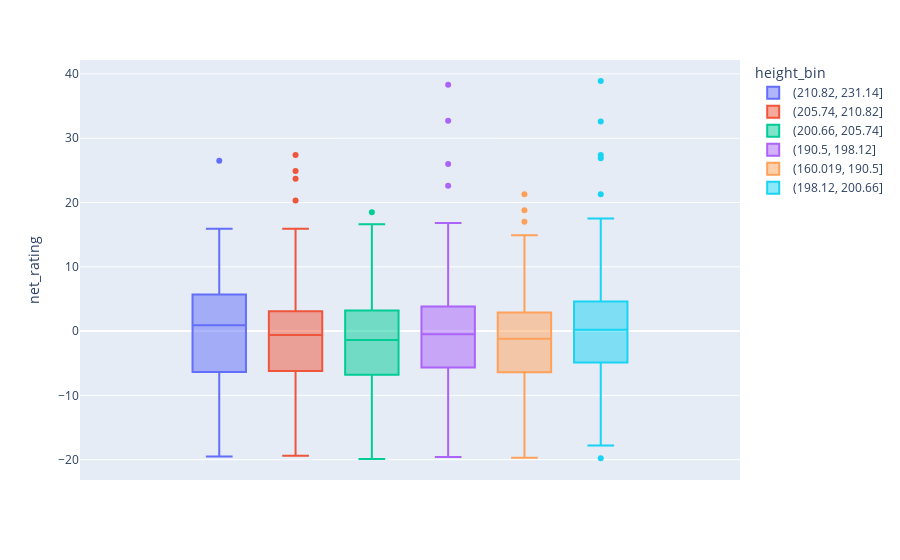

Write notebook code for a chart like this one.
### Markdown cell above
### 2000年以前

### Code cell
fig = px.box(df.query('season < 2000'), y="net_rating", color="height_bin")
fig.show()

### Figure 1 — Plotly figure (JSON) as saved in the notebook; plotly's stock layout.template omitted (floating-point values rounded to 4 significant figures; data arrays with more than 128 entries replaced by an {"elided": "..."} marker saying what was removed)
{"data": [{"alignmentgroup": "True", "hovertemplate": "height_bin=(210.82, 231.14]<br>net_rating=%{y}<extra></extra>", "legendgroup": "(210.82, 231.14]", "marker": {"color": "#636efa"}, "name": "(210.82, 231.14]", "notched": false, "offsetgroup": "(210.82, 231.14]", "orientation": "v", "showlegend": true, "type": "box", "x0": " ", "xaxis": "x", "y": {"elided": "149 float values"}, "y0": " ", "yaxis": "y"}, {"alignmentgroup": "True", "hovertemplate": "height_bin=(205.74, 210.82]<br>net_rating=%{y}<extra></extra>", "legendgroup": "(205.74, 210.82]", "marker": {"color": "#EF553B"}, "name": "(205.74, 210.82]", "notched": false, "offsetgroup": "(205.74, 210.82]", "orientation": "v", "showlegend": true, "type": "box", "x0": " ", "xaxis": "x", "y": {"elided": "314 float values"}, "y0": " ", "yaxis": "y"}, {"alignmentgroup": "True", "hovertemplate": "height_bin=(200.66, 205.74]<br>net_rating=%{y}<extra></extra>", "legendgroup": "(200.66, 205.74]", "marker": {"color": "#00cc96"}, "name": "(200.66, 205.74]", "notched": false, "offsetgroup": "(200.66, 205.74]", "orientation": "v", "showlegend": true, "type": "box", "x0": " ", "xaxis": "x", "y": {"elided": "382 float values"}, "y0": " ", "yaxis": "y"}, {"alignmentgroup": "True", "hovertemplate": "height_bin=(190.5, 198.12]<br>net_rating=%{y}<extra></extra>", "legendgroup": "(190.5, 198.12]", "marker": {"color": "#ab63fa"}, "name": "(190.5, 198.12]", "notched": false, "offsetgroup": "(190.5, 198.12]", "orientation": "v", "showlegend": true, "type": "box", "x0": " ", "xaxis": "x", "y": {"elided": "345 float values"}, "y0": " ", "yaxis": "y"}, {"alignmentgroup": "True", "hovertemplate": "height_bin=(160.019, 190.5]<br>net_rating=%{y}<extra></extra>", "legendgroup": "(160.019, 190.5]", "marker": {"color": "#FFA15A"}, "name": "(160.019, 190.5]", "notched": false, "offsetgroup": "(160.019, 190.5]", "orientation": "v", "showlegend": true, "type": "box", "x0": " ", "xaxis": "x", "y": {"elided": "315 float values"}, "y0": " ", "yaxis": "y"}, {"alignmentgroup": "True", "hovertemplate": "height_bin=(198.12, 200.66]<br>net_rating=%{y}<extra></extra>", "legendgroup": "(198.12, 200.66]", "marker": {"color": "#19d3f3"}, "name": "(198.12, 200.66]", "notched": false, "offsetgroup": "(198.12, 200.66]", "orientation": "v", "showlegend": true, "type": "box", "x0": " ", "xaxis": "x", "y": {"elided": "170 float values"}, "y0": " ", "yaxis": "y"}], "layout": {"boxmode": "group", "legend": {"title": {"text": "height_bin"}, "tracegroupgap": 0}, "margin": {"t": 60}, "xaxis": {"anchor": "y", "domain": [0, 1]}, "yaxis": {"anchor": "x", "domain": [0, 1], "title": {"text": "net_rating"}}}}
